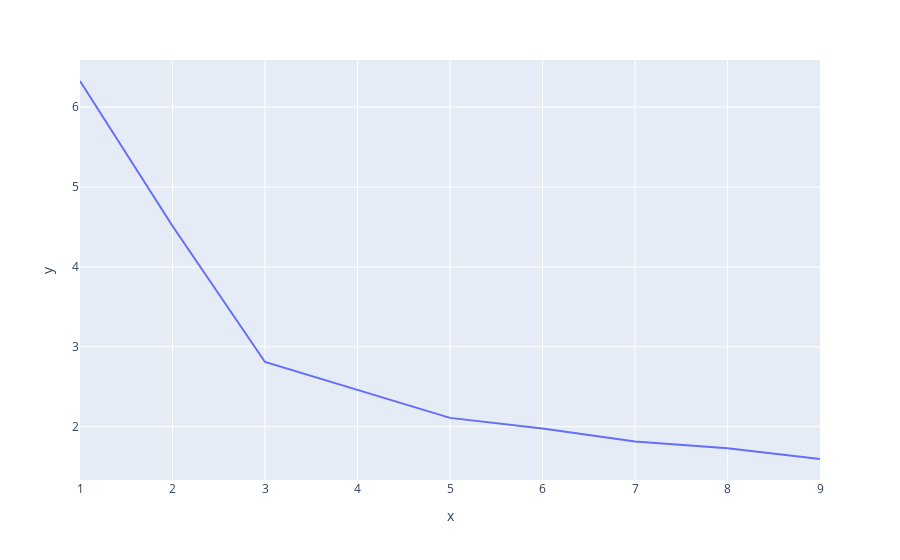

The notebook cell this image was saved under:
### Code cell
distortions = []
for k in range(1, 10):
    # Building and fitting the model
    kmeanModel =  K_means(k, df, 2)
    kmeanModel.fit()
  
    distortions.append(sum(np.min(cdist(df, kmeanModel.centr,
                                        'euclidean'), axis=1)) / df.shape[0])
fi = px.line(x=[i for i in range(1,10)], y=distortions)
fi.show()

### Figure 1 — Plotly figure (JSON) as saved in the notebook; plotly's stock layout.template omitted (floating-point values rounded to 4 significant figures)
{"data": [{"hovertemplate": "x=%{x}<br>y=%{y}<extra></extra>", "legendgroup": "", "line": {"color": "#636efa", "dash": "solid"}, "marker": {"symbol": "circle"}, "mode": "lines", "name": "", "orientation": "v", "showlegend": false, "type": "scatter", "x": [1, 2, 3, 4, 5, 6, 7, 8, 9], "xaxis": "x", "y": [6.329, 4.512, 2.81, 2.458, 2.11, 1.976, 1.815, 1.728, 1.595], "yaxis": "y"}], "layout": {"legend": {"tracegroupgap": 0}, "margin": {"t": 60}, "xaxis": {"anchor": "y", "domain": [0, 1], "title": {"text": "x"}}, "yaxis": {"anchor": "x", "domain": [0, 1], "title": {"text": "y"}}}}
